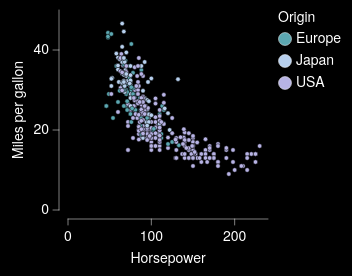

The Vega-Lite source for this figure:
### Vega-Lite specification from a JSON file in a GitHub repository (floating-point values rounded to 4 significant figures; data arrays with more than 128 entries replaced by an {"elided": "..."} marker saying what was removed)
{"background": "black", "config": {"arc": {"fill": "#DBDBDB", "fillOpacity": 1.0, "innerRadius": 25.0, "padAngle": 0.03, "stroke": "black", "strokeOpacity": 1, "strokeWidth": 0.25}, "area": {"fill": "#DBDBDB", "fillOpacity": 1.0, "stroke": "black", "strokeOpacity": 1, "strokeWidth": 0.25}, "axis": {"domain": true, "domainCap": "round", "domainColor": "white", "domainWidth": 0.25, "grid": false, "gridCap": "round", "gridColor": "#F1F1F1", "gridDash": [0, 0], "gridOpacity": 1.0, "gridWidth": 0.25, "labelColor": "white", "labelFont": "Helvetica Neue, HelveticaNeue, Helvetica, Arial, sans-serif", "labelFontSize": 7, "labelFontStyle": "normal", "labelFontWeight": 400, "offset": 4.5, "ticks": true, "tickCap": "round", "tickColor": "white", "tickRound": false, "tickSize": 3, "tickWidth": 0.25, "titleColor": "white", "titleFont": "Helvetica Neue, HelveticaNeue, Helvetica, Arial, sans-serif", "titleFontSize": 7, "titleFontStyle": "normal", "titleFontWeight": 400}, "axisX": {"domain": true, "labelAlign": "center", "labelAngle": 0, "labels": true, "ticks": true, "translate": 0}, "axisY": {"domain": true, "labelAlign": "right", "labelAngle": 0, "labels": true, "ticks": true, "translate": 0}, "axisRight": {"domain": true, "labelAlign": "left", "labelAngle": 0, "labels": true, "ticks": true, "translate": 0}, "axisTop": {"domain": true, "labelAlign": "center", "labelAngle": 0, "labels": true, "ticks": true, "translate": 0}, "axisBand": {"tickOffset": 0}, "bar": {"fill": "#DBDBDB", "fillOpacity": 1.0, "stroke": "black", "strokeOpacity": 1, "strokeWidth": 0.25}, "boxplot": {"size": 9.0, "ticks": {"cornerRadius": 0.25, "fill": "white", "opacity": 1, "size": 4.5, "thickness": 0.25}, "box": {"fillOpacity": 1.0, "stroke": "black", "strokeOpacity": 1, "strokeWidth": 0.25}, "median": {"cornerRadius": 0, "fill": "black", "fillOpacity": 1.0, "opacity": 1, "size": 9.0, "thickness": 0.25}, "rule": {"fill": "white", "fillOpacity": 1.0, "size": 10.0, "stroke": "white", "strokeDash": [0, 0], "strokeOpacity": 1, "strokeWidth": 0.25}, "outliers": {"color": "white", "fill": "white", "fillOpacity": 1.0, "size": 0, "stroke": "black", "strokeOpacity": 1, "strokeWidth": 0.25}}, "circle": {"fill": "white", "fillOpacity": 1.0, "size": 1.25, "stroke": null, "strokeOpacity": 1, "strokeWidth": 0.25}, "errorband": {"band": {"fillOpacity": 0.6, "stroke": null, "strokeWidth": 0.25, "strokeOpacity": 1}, "borders": {"opacity": 0, "strokeOpacity": 0.25, "strokeWidth": 1}}, "errorbar": {"opacity": 1, "rule": {"strokeDash": [0, 0], "strokeWidth": 0.25}, "ticks": {"color": "white", "cornerRadius": 0.125, "opacity": 1, "size": 6.0, "thickness": 0.25}, "thickness": 0.25}, "font": "Helvetica Neue, HelveticaNeue, Helvetica, Arial, sans-serif", "geoshape": {"fill": "#DBDBDB", "fillOpacity": 1.0, "stroke": "white", "strokeOpacity": 1, "strokeWidth": 0.25}, "header": {"labelColor": "white", "labelFont": "Helvetica Neue, HelveticaNeue, Helvetica, Arial, sans-serif", "labelFontSize": 7, "labelFontStyle": "normal", "labelFontWeight": 400, "titleColor": "white", "titleFont": "Helvetica Neue, HelveticaNeue, Helvetica, Arial, sans-serif", "titleFontSize": 7, "titleFontStyle": "normal", "titleFontWeight": 400, "titlePadding": 0}, "legend": {"disable": false, "offset": 4.5, "titlePadding": 4, "labelOffset": 2, "gradientLabelOffset": 2, "gradientLength": 50.0, "gradientThickness": 5.0, "gradientOpacity": 1.0, "gradientStrokeColor": "white", "gradientStrokeWidth": 0.25, "labelColor": "white", "labelFont": "Helvetica Neue, HelveticaNeue, Helvetica, Arial, sans-serif", "labelFontSize": 7, "labelFontStyle": "normal", "labelFontWeight": 400, "strokeColor": "white", "strokeWidth": 0, "symbolSize": 42, "symbolStrokeColor": "white", "symbolStrokeWidth": 0.25, "titleColor": "white", "titleFont": "Helvetica Neue, HelveticaNeue, Helvetica, Arial, sans-serif", "titleFontSize": 7, "titleFontStyle": "normal", "titleFontWeight": 400}, "line": {"color": "white", "stroke": "white", "strokeCap": "butt", "strokeDash": [0, 0], "strokeOpacity": 1, "strokeWidth": 0.5}, "point": {"filled": true, "fill": "#DBDBDB", "fillOpacity": 1.0, "size": 5.0, "stroke": "black", "strokeOpacity": 1, "strokeWidth": 0.25}, "range": {"category": ["#5CA7B1", "#B7D0EE", "#B7B3E4", "#B3DAB5", "#F5E1B3", "#3D727B", "#809DC7", "#867DAC", "#80A988", "#CBB17A", "#204148", "#546B94", "#584C77", "#507B5F", "#9D824D"], "diverging": {"scheme": ["#6F572A", "#876E43", "#9E875F", "#B5A17F", "#CABBA2", "#DCD6CC", "#F4F1E9", "#C9D7DA", "#9DBFC6", "#78A5AF", "#558B96", "#36717C", "#1A5762"]}, "heatmap": {"scheme": ["#32022B", "#43044D", "#4C196E", "#4D338C", "#484DA6", "#3A68BB", "#1D83CA", "#1D9CCB", "#23B5C9", "#28CDC5", "#4DE0B4", "#91EE9F"]}, "ordinal": {"scheme": ["#F1F1F1", "#DBDBDB", "#C6C6C6", "#B2B2B2", "#9D9D9D", "#898989", "#767676", "#636363", "#515151", "#404040", "#2F2F2F", "#1F1F1F"]}, "ramp": {"scheme": ["#32022B", "#43044D", "#4C196E", "#4D338C", "#484DA6", "#3A68BB", "#1D83CA", "#1D9CCB", "#23B5C9", "#28CDC5", "#4DE0B4", "#91EE9F"]}}, "rule": {"color": "white", "stroke": "white", "strokeCap": "round", "strokeDash": [2, 2], "strokeOpacity": 1, "strokeWidth": 0.25}, "scale": {"bandPaddingInner": 0.1, "bandPaddingOuter": 0.1, "round": false}, "rect": {"fill": "#DBDBDB", "fillOpacity": 1.0, "stroke": "black", "strokeOpacity": 1, "strokeWidth": 0.25}, "square": {"fill": "#DBDBDB", "fillOpacity": 1.0, "size": 10.0, "stroke": "black", "strokeOpacity": 1, "strokeWidth": 0.25}, "text": {"color": "white", "font": "Helvetica Neue, HelveticaNeue, Helvetica, Arial, sans-serif", "fontSize": 7, "fontStyle": "normal", "fontWeight": 400}, "tick": {"color": "white", "cornerRadius": 0.125, "opacity": 1.0, "size": 9.0, "thickness": 0.25}, "title": {"anchor": "middle", "frame": "group", "color": "white", "font": "Helvetica Neue, HelveticaNeue, Helvetica, Arial, sans-serif", "fontSize": 7, "fontStyle": "normal", "fontWeight": 400, "subtitleColor": "white", "subtitleFont": "Helvetica Neue, HelveticaNeue, Helvetica, Arial, sans-serif", "subtitleFontSize": "Helvetica Neue, HelveticaNeue, Helvetica, Arial, sans-serif", "subtitleFontStyle": "normal", "subtitleFontWeight": 400}, "trail": {"color": "white", "opacity": 1, "size": 0.5}, "view": {"continuousWidth": 100, "continuousHeight": 100, "discreteWidth": 100, "discreteHeight": 100, "fill": null, "stroke": null, "strokeWidth": 0.25}}, "data": {"name": "data-7285c4e2e195e5a75737a34913199f5f"}, "mark": {"type": "point"}, "encoding": {"color": {"field": "Origin", "type": "nominal"}, "x": {"field": "Horsepower", "type": "quantitative"}, "y": {"field": "Miles_per_Gallon", "title": "Miles per gallon", "type": "quantitative"}}, "$schema": "https://vega.github.io/schema/vega-lite/v6.4.1.json", "datasets": {"data-7285c4e2e195e5a75737a34913199f5f": {"elided": "392 records"}}}
